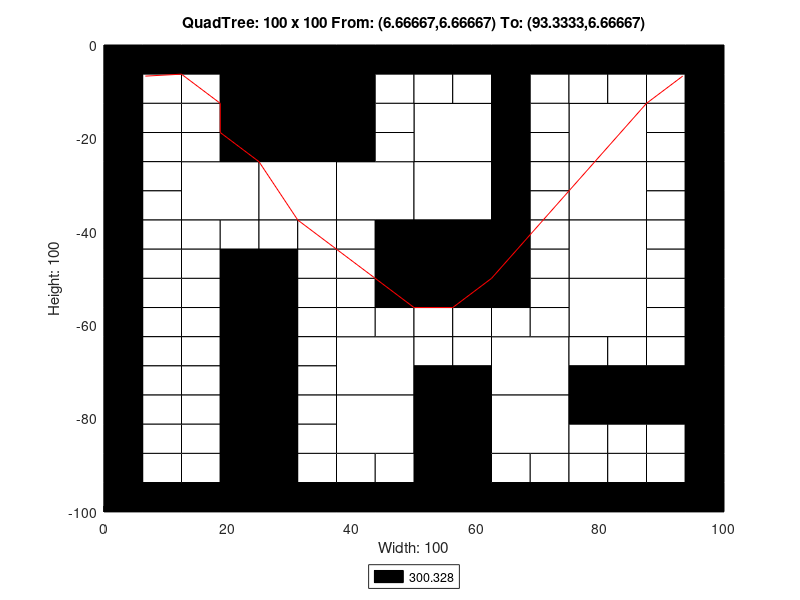

This chart was generated by the following MATLAB code:
axis([0 100 -100 0]);
title('QuadTree: 100 x 100 From: (6.66667,6.66667) To: (93.3333,6.66667)');
xlabel('Width: 100');
ylabel('Height: 100');
rectangle('Position',[25 -12.5 12.5 12.5], 'FaceColor',[0 0 0]);
rectangle('Position',[25 -25 12.5 12.5], 'FaceColor',[0 0 0]);
rectangle('Position',[12.5 -37.5 12.5 12.5], 'FaceColor',[1 1 1]);
rectangle('Position',[25 -37.5 12.5 12.5], 'FaceColor',[1 1 1]);
rectangle('Position',[37.5 -37.5 12.5 12.5], 'FaceColor',[1 1 1]);
rectangle('Position',[50 -25 12.5 12.5], 'FaceColor',[1 1 1]);
rectangle('Position',[75 -25 12.5 12.5], 'FaceColor',[1 1 1]);
rectangle('Position',[50 -37.5 12.5 12.5], 'FaceColor',[1 1 1]);
rectangle('Position',[50 -50 12.5 12.5], 'FaceColor',[0 0 0]);
rectangle('Position',[75 -37.5 12.5 12.5], 'FaceColor',[1 1 1]);
rectangle('Position',[75 -50 12.5 12.5], 'FaceColor',[1 1 1]);
rectangle('Position',[37.5 -75 12.5 12.5], 'FaceColor',[1 1 1]);
rectangle('Position',[37.5 -87.5 12.5 12.5], 'FaceColor',[1 1 1]);
rectangle('Position',[62.5 -75 12.5 12.5], 'FaceColor',[1 1 1]);
rectangle('Position',[75 -62.5 12.5 12.5], 'FaceColor',[1 1 1]);
rectangle('Position',[50 -87.5 12.5 12.5], 'FaceColor',[0 0 0]);
rectangle('Position',[62.5 -87.5 12.5 12.5], 'FaceColor',[1 1 1]);
rectangle('Position',[50 -100 12.5 12.5], 'FaceColor',[0 0 0]);
rectangle('Position',[0 -6.25 6.25 6.25], 'FaceColor',[0 0 0]);
rectangle('Position',[6.25 -6.25 6.25 6.25], 'FaceColor',[0 0 0]);
rectangle('Position',[0 -12.5 6.25 6.25], 'FaceColor',[0 0 0]);
rectangle('Position',[6.25 -12.5 6.25 6.25], 'FaceColor',[1 1 1]);
rectangle('Position',[12.5 -6.25 6.25 6.25], 'FaceColor',[0 0 0]);
rectangle('Position',[18.75 -6.25 6.25 6.25], 'FaceColor',[0 0 0]);
rectangle('Position',[12.5 -12.5 6.25 6.25], 'FaceColor',[1 1 1]);
rectangle('Position',[18.75 -12.5 6.25 6.25], 'FaceColor',[0 0 0]);
rectangle('Position',[0 -18.75 6.25 6.25], 'FaceColor',[0 0 0]);
rectangle('Position',[6.25 -18.75 6.25 6.25], 'FaceColor',[1 1 1]);
rectangle('Position',[0 -25 6.25 6.25], 'FaceColor',[0 0 0]);
rectangle('Position',[6.25 -25 6.25 6.25], 'FaceColor',[1 1 1]);
rectangle('Position',[12.5 -18.75 6.25 6.25], 'FaceColor',[1 1 1]);
rectangle('Position',[18.75 -18.75 6.25 6.25], 'FaceColor',[0 0 0]);
rectangle('Position',[12.5 -25 6.25 6.25], 'FaceColor',[1 1 1]);
rectangle('Position',[18.75 -25 6.25 6.25], 'FaceColor',[0 0 0]);
rectangle('Position',[37.5 -6.25 6.25 6.25], 'FaceColor',[0 0 0]);
rectangle('Position',[43.75 -6.25 6.25 6.25], 'FaceColor',[0 0 0]);
rectangle('Position',[37.5 -12.5 6.25 6.25], 'FaceColor',[0 0 0]);
rectangle('Position',[43.75 -12.5 6.25 6.25], 'FaceColor',[1 1 1]);
rectangle('Position',[37.5 -18.75 6.25 6.25], 'FaceColor',[0 0 0]);
rectangle('Position',[43.75 -18.75 6.25 6.25], 'FaceColor',[1 1 1]);
rectangle('Position',[37.5 -25 6.25 6.25], 'FaceColor',[0 0 0]);
rectangle('Position',[43.75 -25 6.25 6.25], 'FaceColor',[1 1 1]);
rectangle('Position',[0 -31.25 6.25 6.25], 'FaceColor',[0 0 0]);
rectangle('Position',[6.25 -31.25 6.25 6.25], 'FaceColor',[1 1 1]);
rectangle('Position',[0 -37.5 6.25 6.25], 'FaceColor',[0 0 0]);
rectangle('Position',[6.25 -37.5 6.25 6.25], 'FaceColor',[1 1 1]);
rectangle('Position',[0 -43.75 6.25 6.25], 'FaceColor',[0 0 0]);
rectangle('Position',[6.25 -43.75 6.25 6.25], 'FaceColor',[1 1 1]);
rectangle('Position',[0 -50 6.25 6.25], 'FaceColor',[0 0 0]);
rectangle('Position',[6.25 -50 6.25 6.25], 'FaceColor',[1 1 1]);
rectangle('Position',[12.5 -43.75 6.25 6.25], 'FaceColor',[1 1 1]);
rectangle('Position',[18.75 -43.75 6.25 6.25], 'FaceColor',[1 1 1]);
rectangle('Position',[12.5 -50 6.25 6.25], 'FaceColor',[1 1 1]);
rectangle('Position',[18.75 -50 6.25 6.25], 'FaceColor',[0 0 0]);
rectangle('Position',[25 -43.75 6.25 6.25], 'FaceColor',[1 1 1]);
rectangle('Position',[31.25 -43.75 6.25 6.25], 'FaceColor',[1 1 1]);
rectangle('Position',[25 -50 6.25 6.25], 'FaceColor',[0 0 0]);
rectangle('Position',[31.25 -50 6.25 6.25], 'FaceColor',[1 1 1]);
rectangle('Position',[37.5 -43.75 6.25 6.25], 'FaceColor',[1 1 1]);
rectangle('Position',[43.75 -43.75 6.25 6.25], 'FaceColor',[0 0 0]);
rectangle('Position',[37.5 -50 6.25 6.25], 'FaceColor',[1 1 1]);
rectangle('Position',[43.75 -50 6.25 6.25], 'FaceColor',[0 0 0]);
rectangle('Position',[50 -6.25 6.25 6.25], 'FaceColor',[0 0 0]);
rectangle('Position',[56.25 -6.25 6.25 6.25], 'FaceColor',[0 0 0]);
rectangle('Position',[50 -12.5 6.25 6.25], 'FaceColor',[1 1 1]);
rectangle('Position',[56.25 -12.5 6.25 6.25], 'FaceColor',[1 1 1]);
rectangle('Position',[62.5 -6.25 6.25 6.25], 'FaceColor',[0 0 0]);
rectangle('Position',[68.75 -6.25 6.25 6.25], 'FaceColor',[0 0 0]);
rectangle('Position',[62.5 -12.5 6.25 6.25], 'FaceColor',[0 0 0]);
rectangle('Position',[68.75 -12.5 6.25 6.25], 'FaceColor',[1 1 1]);
rectangle('Position',[62.5 -18.75 6.25 6.25], 'FaceColor',[0 0 0]);
rectangle('Position',[68.75 -18.75 6.25 6.25], 'FaceColor',[1 1 1]);
rectangle('Position',[62.5 -25 6.25 6.25], 'FaceColor',[0 0 0]);
rectangle('Position',[68.75 -25 6.25 6.25], 'FaceColor',[1 1 1]);
rectangle('Position',[75 -6.25 6.25 6.25], 'FaceColor',[0 0 0]);
rectangle('Position',[81.25 -6.25 6.25 6.25], 'FaceColor',[0 0 0]);
rectangle('Position',[75 -12.5 6.25 6.25], 'FaceColor',[1 1 1]);
rectangle('Position',[81.25 -12.5 6.25 6.25], 'FaceColor',[1 1 1]);
rectangle('Position',[87.5 -6.25 6.25 6.25], 'FaceColor',[0 0 0]);
rectangle('Position',[93.75 -6.25 6.25 6.25], 'FaceColor',[0 0 0]);
rectangle('Position',[87.5 -12.5 6.25 6.25], 'FaceColor',[1 1 1]);
rectangle('Position',[93.75 -12.5 6.25 6.25], 'FaceColor',[0 0 0]);
rectangle('Position',[87.5 -18.75 6.25 6.25], 'FaceColor',[1 1 1]);
rectangle('Position',[93.75 -18.75 6.25 6.25], 'FaceColor',[0 0 0]);
rectangle('Position',[87.5 -25 6.25 6.25], 'FaceColor',[1 1 1]);
rectangle('Position',[93.75 -25 6.25 6.25], 'FaceColor',[0 0 0]);
rectangle('Position',[62.5 -31.25 6.25 6.25], 'FaceColor',[0 0 0]);
rectangle('Position',[68.75 -31.25 6.25 6.25], 'FaceColor',[1 1 1]);
rectangle('Position',[62.5 -37.5 6.25 6.25], 'FaceColor',[0 0 0]);
rectangle('Position',[68.75 -37.5 6.25 6.25], 'FaceColor',[1 1 1]);
rectangle('Position',[62.5 -43.75 6.25 6.25], 'FaceColor',[0 0 0]);
rectangle('Position',[68.75 -43.75 6.25 6.25], 'FaceColor',[1 1 1]);
rectangle('Position',[62.5 -50 6.25 6.25], 'FaceColor',[0 0 0]);
rectangle('Position',[68.75 -50 6.25 6.25], 'FaceColor',[1 1 1]);
rectangle('Position',[87.5 -31.25 6.25 6.25], 'FaceColor',[1 1 1]);
rectangle('Position',[93.75 -31.25 6.25 6.25], 'FaceColor',[0 0 0]);
rectangle('Position',[87.5 -37.5 6.25 6.25], 'FaceColor',[1 1 1]);
rectangle('Position',[93.75 -37.5 6.25 6.25], 'FaceColor',[0 0 0]);
rectangle('Position',[87.5 -43.75 6.25 6.25], 'FaceColor',[1 1 1]);
rectangle('Position',[93.75 -43.75 6.25 6.25], 'FaceColor',[0 0 0]);
rectangle('Position',[87.5 -50 6.25 6.25], 'FaceColor',[1 1 1]);
rectangle('Position',[93.75 -50 6.25 6.25], 'FaceColor',[0 0 0]);
rectangle('Position',[0 -56.25 6.25 6.25], 'FaceColor',[0 0 0]);
rectangle('Position',[6.25 -56.25 6.25 6.25], 'FaceColor',[1 1 1]);
rectangle('Position',[0 -62.5 6.25 6.25], 'FaceColor',[0 0 0]);
rectangle('Position',[6.25 -62.5 6.25 6.25], 'FaceColor',[1 1 1]);
rectangle('Position',[12.5 -56.25 6.25 6.25], 'FaceColor',[1 1 1]);
rectangle('Position',[18.75 -56.25 6.25 6.25], 'FaceColor',[0 0 0]);
rectangle('Position',[12.5 -62.5 6.25 6.25], 'FaceColor',[1 1 1]);
rectangle('Position',[18.75 -62.5 6.25 6.25], 'FaceColor',[0 0 0]);
rectangle('Position',[0 -68.75 6.25 6.25], 'FaceColor',[0 0 0]);
rectangle('Position',[6.25 -68.75 6.25 6.25], 'FaceColor',[1 1 1]);
rectangle('Position',[0 -75 6.25 6.25], 'FaceColor',[0 0 0]);
rectangle('Position',[6.25 -75 6.25 6.25], 'FaceColor',[1 1 1]);
rectangle('Position',[12.5 -68.75 6.25 6.25], 'FaceColor',[1 1 1]);
rectangle('Position',[18.75 -68.75 6.25 6.25], 'FaceColor',[0 0 0]);
rectangle('Position',[12.5 -75 6.25 6.25], 'FaceColor',[1 1 1]);
rectangle('Position',[18.75 -75 6.25 6.25], 'FaceColor',[0 0 0]);
rectangle('Position',[25 -56.25 6.25 6.25], 'FaceColor',[0 0 0]);
rectangle('Position',[31.25 -56.25 6.25 6.25], 'FaceColor',[1 1 1]);
rectangle('Position',[25 -62.5 6.25 6.25], 'FaceColor',[0 0 0]);
rectangle('Position',[31.25 -62.5 6.25 6.25], 'FaceColor',[1 1 1]);
rectangle('Position',[37.5 -56.25 6.25 6.25], 'FaceColor',[1 1 1]);
rectangle('Position',[43.75 -56.25 6.25 6.25], 'FaceColor',[0 0 0]);
rectangle('Position',[37.5 -62.5 6.25 6.25], 'FaceColor',[1 1 1]);
rectangle('Position',[43.75 -62.5 6.25 6.25], 'FaceColor',[1 1 1]);
rectangle('Position',[25 -68.75 6.25 6.25], 'FaceColor',[0 0 0]);
rectangle('Position',[31.25 -68.75 6.25 6.25], 'FaceColor',[1 1 1]);
rectangle('Position',[25 -75 6.25 6.25], 'FaceColor',[0 0 0]);
rectangle('Position',[31.25 -75 6.25 6.25], 'FaceColor',[1 1 1]);
rectangle('Position',[0 -81.25 6.25 6.25], 'FaceColor',[0 0 0]);
rectangle('Position',[6.25 -81.25 6.25 6.25], 'FaceColor',[1 1 1]);
rectangle('Position',[0 -87.5 6.25 6.25], 'FaceColor',[0 0 0]);
rectangle('Position',[6.25 -87.5 6.25 6.25], 'FaceColor',[1 1 1]);
rectangle('Position',[12.5 -81.25 6.25 6.25], 'FaceColor',[1 1 1]);
rectangle('Position',[18.75 -81.25 6.25 6.25], 'FaceColor',[0 0 0]);
rectangle('Position',[12.5 -87.5 6.25 6.25], 'FaceColor',[1 1 1]);
rectangle('Position',[18.75 -87.5 6.25 6.25], 'FaceColor',[0 0 0]);
rectangle('Position',[0 -93.75 6.25 6.25], 'FaceColor',[0 0 0]);
rectangle('Position',[6.25 -93.75 6.25 6.25], 'FaceColor',[1 1 1]);
rectangle('Position',[0 -100 6.25 6.25], 'FaceColor',[0 0 0]);
rectangle('Position',[6.25 -100 6.25 6.25], 'FaceColor',[0 0 0]);
rectangle('Position',[12.5 -93.75 6.25 6.25], 'FaceColor',[1 1 1]);
rectangle('Position',[18.75 -93.75 6.25 6.25], 'FaceColor',[0 0 0]);
rectangle('Position',[12.5 -100 6.25 6.25], 'FaceColor',[0 0 0]);
rectangle('Position',[18.75 -100 6.25 6.25], 'FaceColor',[0 0 0]);
rectangle('Position',[25 -81.25 6.25 6.25], 'FaceColor',[0 0 0]);
rectangle('Position',[31.25 -81.25 6.25 6.25], 'FaceColor',[1 1 1]);
rectangle('Position',[25 -87.5 6.25 6.25], 'FaceColor',[0 0 0]);
rectangle('Position',[31.25 -87.5 6.25 6.25], 'FaceColor',[1 1 1]);
rectangle('Position',[25 -93.75 6.25 6.25], 'FaceColor',[0 0 0]);
rectangle('Position',[31.25 -93.75 6.25 6.25], 'FaceColor',[1 1 1]);
rectangle('Position',[25 -100 6.25 6.25], 'FaceColor',[0 0 0]);
rectangle('Position',[31.25 -100 6.25 6.25], 'FaceColor',[0 0 0]);
rectangle('Position',[37.5 -93.75 6.25 6.25], 'FaceColor',[1 1 1]);
rectangle('Position',[43.75 -93.75 6.25 6.25], 'FaceColor',[1 1 1]);
rectangle('Position',[37.5 -100 6.25 6.25], 'FaceColor',[0 0 0]);
rectangle('Position',[43.75 -100 6.25 6.25], 'FaceColor',[0 0 0]);
rectangle('Position',[50 -56.25 6.25 6.25], 'FaceColor',[0 0 0]);
rectangle('Position',[56.25 -56.25 6.25 6.25], 'FaceColor',[0 0 0]);
rectangle('Position',[50 -62.5 6.25 6.25], 'FaceColor',[1 1 1]);
rectangle('Position',[56.25 -62.5 6.25 6.25], 'FaceColor',[1 1 1]);
rectangle('Position',[62.5 -56.25 6.25 6.25], 'FaceColor',[0 0 0]);
rectangle('Position',[68.75 -56.25 6.25 6.25], 'FaceColor',[1 1 1]);
rectangle('Position',[62.5 -62.5 6.25 6.25], 'FaceColor',[1 1 1]);
rectangle('Position',[68.75 -62.5 6.25 6.25], 'FaceColor',[1 1 1]);
rectangle('Position',[50 -68.75 6.25 6.25], 'FaceColor',[1 1 1]);
rectangle('Position',[56.25 -68.75 6.25 6.25], 'FaceColor',[1 1 1]);
rectangle('Position',[50 -75 6.25 6.25], 'FaceColor',[0 0 0]);
rectangle('Position',[56.25 -75 6.25 6.25], 'FaceColor',[0 0 0]);
rectangle('Position',[87.5 -56.25 6.25 6.25], 'FaceColor',[1 1 1]);
rectangle('Position',[93.75 -56.25 6.25 6.25], 'FaceColor',[0 0 0]);
rectangle('Position',[87.5 -62.5 6.25 6.25], 'FaceColor',[1 1 1]);
rectangle('Position',[93.75 -62.5 6.25 6.25], 'FaceColor',[0 0 0]);
rectangle('Position',[75 -68.75 6.25 6.25], 'FaceColor',[1 1 1]);
rectangle('Position',[81.25 -68.75 6.25 6.25], 'FaceColor',[1 1 1]);
rectangle('Position',[75 -75 6.25 6.25], 'FaceColor',[0 0 0]);
rectangle('Position',[81.25 -75 6.25 6.25], 'FaceColor',[0 0 0]);
rectangle('Position',[87.5 -68.75 6.25 6.25], 'FaceColor',[1 1 1]);
rectangle('Position',[93.75 -68.75 6.25 6.25], 'FaceColor',[0 0 0]);
rectangle('Position',[87.5 -75 6.25 6.25], 'FaceColor',[0 0 0]);
rectangle('Position',[93.75 -75 6.25 6.25], 'FaceColor',[0 0 0]);
rectangle('Position',[62.5 -93.75 6.25 6.25], 'FaceColor',[1 1 1]);
rectangle('Position',[68.75 -93.75 6.25 6.25], 'FaceColor',[1 1 1]);
rectangle('Position',[62.5 -100 6.25 6.25], 'FaceColor',[0 0 0]);
rectangle('Position',[68.75 -100 6.25 6.25], 'FaceColor',[0 0 0]);
rectangle('Position',[75 -81.25 6.25 6.25], 'FaceColor',[0 0 0]);
rectangle('Position',[81.25 -81.25 6.25 6.25], 'FaceColor',[0 0 0]);
rectangle('Position',[75 -87.5 6.25 6.25], 'FaceColor',[1 1 1]);
rectangle('Position',[81.25 -87.5 6.25 6.25], 'FaceColor',[1 1 1]);
rectangle('Position',[87.5 -81.25 6.25 6.25], 'FaceColor',[0 0 0]);
rectangle('Position',[93.75 -81.25 6.25 6.25], 'FaceColor',[0 0 0]);
rectangle('Position',[87.5 -87.5 6.25 6.25], 'FaceColor',[1 1 1]);
rectangle('Position',[93.75 -87.5 6.25 6.25], 'FaceColor',[0 0 0]);
rectangle('Position',[75 -93.75 6.25 6.25], 'FaceColor',[1 1 1]);
rectangle('Position',[81.25 -93.75 6.25 6.25], 'FaceColor',[1 1 1]);
rectangle('Position',[75 -100 6.25 6.25], 'FaceColor',[0 0 0]);
rectangle('Position',[81.25 -100 6.25 6.25], 'FaceColor',[0 0 0]);
rectangle('Position',[87.5 -93.75 6.25 6.25], 'FaceColor',[1 1 1]);
rectangle('Position',[93.75 -93.75 6.25 6.25], 'FaceColor',[0 0 0]);
rectangle('Position',[87.5 -100 6.25 6.25], 'FaceColor',[0 0 0]);
rectangle('Position',[93.75 -100 6.25 6.25], 'FaceColor',[0 0 0]);
X=[93.3333,93.3333,87.5,75,75,62.5,62.5,56.25,50,50,50,43.75,37.5,31.25,25,18.75,18.75,12.5,6.66667];
Y=[-6.66667,-6.66667,-12.5,-31.25,-31.25,-50,-50,-56.25,-56.25,-56.25,-56.25,-50,-43.75,-37.5,-25,-18.75,-12.5,-6.25,-6.66667];
hold on;
plot(X,Y,'r');
legend('300.328','Location','southoutside');
